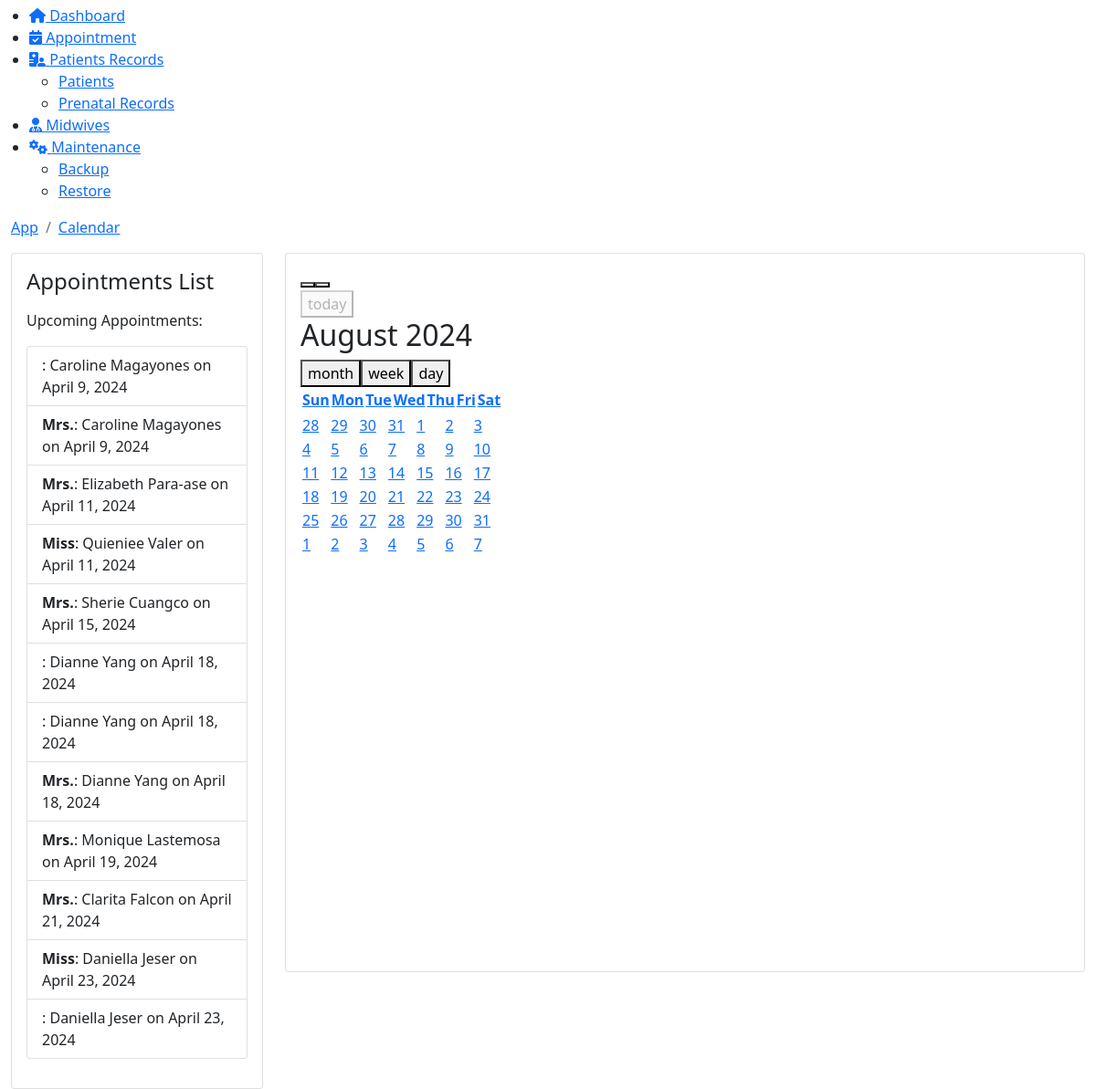
Page /admin/app_calendar.php (lower part) on the earlier database version.
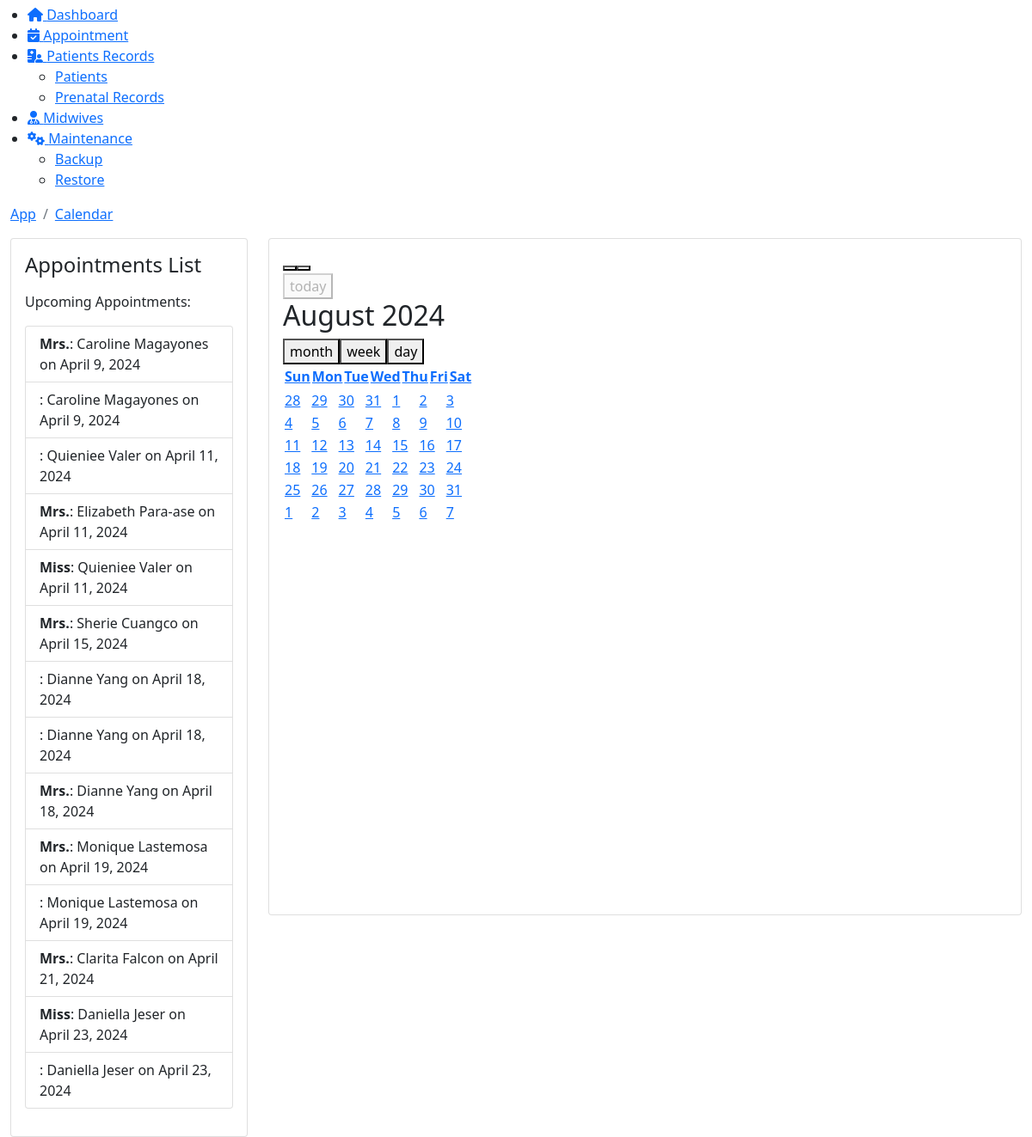
Same page on the later database version.
### tables this page shows
CREATE TABLE `appointments` (
  `A_Id` int(11) NOT NULL AUTO_INCREMENT,
  `Title` varchar(10) NOT NULL,
  `FirstName` varchar(50) NOT NULL,
  `LastName` varchar(50) NOT NULL,
  `DateOfAppointment` date NOT NULL,
  `StartTime` time NOT NULL,
  `EndTime` time NOT NULL,
  `Address` varchar(100) NOT NULL,
  `Mobile` varchar(15) NOT NULL,
  `Consult_Doc` varchar(50) NOT NULL,
  `Email` varchar(100) NOT NULL,
  `Conditions` text NOT NULL,
  `Note` text NOT NULL,
  `Accepted` int(11) DEFAULT 2,
  PRIMARY KEY (`A_Id`)
);

### admin/app_calendar.php (the view, shortened to what this page needs)
<!DOCTYPE html>
<html lang="en">
    <head>
		 <link href="https://eres.dexignzone.com/codeigniter/demo/public/assets/vendor/fullcalendar/css/main.min.css" rel="stylesheet" type="text/css"/>
		 <link href="https://eres.dexignzone.com/codeigniter/demo/public/assets/vendor/bootstrap-select/dist/css/bootstrap-select.min.css" rel="stylesheet" type="text/css"/>
    <link class="main-css" href="https://eres.dexignzone.com/codeigniter/demo/public/assets/css/style.css" rel="stylesheet" type="text/css"/>
	<link rel="stylesheet" href="https://cdnjs.cloudflare.com/ajax/libs/font-awesome/6.5.1/css/all.min.css" />
</head>
<body>
    <div id="main-wrapper">
<div class="header">
	<div class="header-content">
		<nav class="navbar navbar-expand">
				<?php
				include './template/header2.php';
				?>
		</nav>
	</div>
</div>
<?php
include './template/sidebar.php';
?>
<div class="content-body">
    <div class="container-fluid">
        <div class="page-titles">
        <ol class="breadcrumb">
            <li class="breadcrumb-item"><a href="javascript:void(0)">App</a></li>
            <li class="breadcrumb-item active"><a href="javascript:void(0)">Calendar</a></li>
        </ol>
        </div>
        <div class="row">
    <div class="col-xl-3 col-xxl-4">
        <div class="card">
            <div class="card-body">
                <h4 class="card-intro-title">Appointments List</h4>
                <div class="">
                    <div id="appointments-list" class="my-3">
                        <p>Upcoming Appointments:</p>
                        <?php
                        include_once './connection/conn.php';
                        $sql = "SELECT A_Id, Title, CONCAT(FirstName, ' ', LastName) AS name, DateOfAppointment FROM appointments ORDER BY DateOfAppointment";
                        $result = $conn->query($sql);
                        if ($result->num_rows > 0) {
                            echo '<ul class="list-group">';
                            while ($row = $result->fetch_assoc()) {
                                $date = new DateTime($row['DateOfAppointment']);
                                echo '<li class="list-group-item">';
                                echo '<strong>' . htmlspecialchars($row['Title']) . '</strong>: ' . htmlspecialchars($row['name']) . ' on ' . $date->format('F j, Y');
                                echo '</li>';
                            }
                            echo '</ul>';
                        } else {
                            echo '<p>No appointments found.</p>';
                        }
                        ?>
                    </div>
                </div>
            </div>
        </div>
    </div>
    <div class="col-xl-9 col-xxl-8">
        <div class="card">
            <div class="card-body">
                <div id="calendar" class="app-fullcalendar"></div>
            </div>
        </div>
    </div>
</div>
	</div>
</body>
</html>

### admin/template/header2.php (shortened to what this page needs)
<link href="https://stackpath.bootstrapcdn.com/bootstrap/5.1.3/css/bootstrap.min.css" rel="stylesheet">

### admin/template/sidebar.php (shortened to what this page needs)
<head>
    <link rel="stylesheet" href="https://cdnjs.cloudflare.com/ajax/libs/font-awesome/6.0.0-beta3/css/all.min.css">
</head>
<div class="deznav">
    <div class="deznav-scroll">
        <ul class="metismenu" id="menu">
            <li><a href="index.php" class="ai-icon" aria-expanded="false">
                    <i class="fas fa-home"></i>
                    <span class="nav-text">Dashboard</span>
                </a>
            </li>
            <li><a href="appointment.php" class="ai-icon" aria-expanded="false">
                    <i class="fas fa-calendar-check"></i>
                    <span class="nav-text">Appointment</span>
                </a>
            </li>
            <li><a  class="has-arrow" href="javascript:void(0);" class="ai-icon has-arrow" aria-expanded="false">
                    <i class="fas fa-hospital-user"></i>
                    <span class="nav-text">Patients Records</span>
                </a>
                <ul aria-expanded="false">
                    <li><a href="patient_list.php">Patients</a></li>
                    <li><a href="prenatal.php">Prenatal Records</a></li>
                </ul>
            </li>
            <li><a href="doctor_list.php" class="ai-icon" aria-expanded="false">
                    <i class="fas fa-user-doctor"></i>
                    <span class="nav-text">Midwives</span>
                </a>
            </li>
            <li><a  class="has-arrow" href="javascript:void(0);" class="ai-icon has-arrow" aria-expanded="false">
                    <i class="fas fa-gears"></i>
                    <span class="nav-text">Maintenance</span>
                </a>
                <ul aria-expanded="false">
                    <li><a href="./backup/backup.php">Backup</a></li>
                    <li><a href="javascript:void(0);"  data-bs-toggle="modal" data-bs-target="#restore">Restore</a></li>
                </ul>
            </li>
    </div>
</div>

Differences in the rows shown:
shown differently, row unchanged: appointments (number 1 of 14 on the later page): moves up the list
added appointments: name "Quieniee Valer", DateOfAppointment "April 11, 2024"
added appointments: name "Monique Lastemosa", DateOfAppointment "April 19, 2024"
